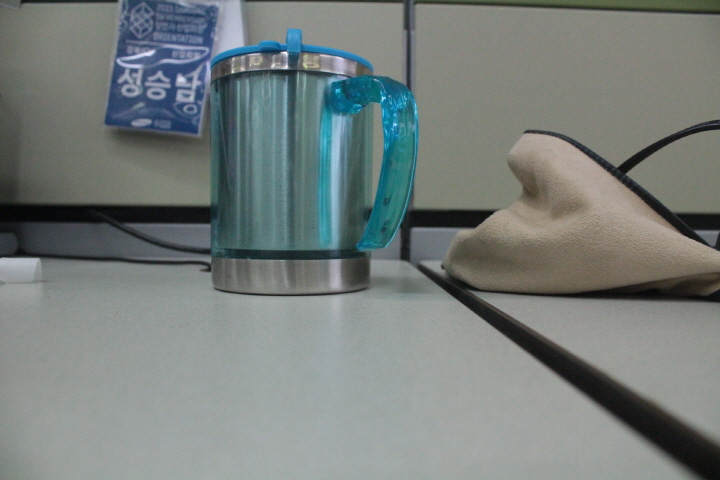
//> input picture Warping/WarpingTest/WarpingTest/image/test4_L.JPG, 720 x 480 px
$ ./main   (built with g++ and OpenCV 4, older OpenCV classes emulated, the #if around main switched on)
//> lines starting //> are read from the running program, lines starting //| are printed output that depends on the picture
#if 0
#include <time.h>
#include <stdio.h>

#include <iostream>
#include <opencv\cv.h>
#include <opencv\cxcore.h>
#include <opencv\highgui.h>
#include <opencv2\opencv.hpp>
#include <opencv2\nonfree\nonfree.hpp>
#include <opencv2\nonfree\features2d.hpp>


/*SIFT Parameters*/
#define nFeatures 150
#define nOctavelayers 3
#define ContrastThreshold 0.04
#define EdgeThreshold 10.0
#define SIGMA 1.6

/*Feature*/
#define FEATURE_SURF 1 //default
#define FEATURE_SIFT 2

/*Mode*/
#define MODE_HORIZONTAL 1 //defualt
#define MODE_VERTICAL 2
#define MODE_SPECIAL 3

/*Rotate Angle*/
#define ANGLE_COUNTER_CLOCKWISE_90 90
#define ANGLE_CLOCKWISE_90 -90

using namespace std;
using namespace cv;


typedef struct MATCH_PAIR
{
	int nA;
	int nB;
} MATCH_PAIR;


int FindMatchingPoints(const CvSeq* tKeypoints, const CvSeq* tDescriptors, const CvSeq* srcKeypoints, const CvSeq* srcDescriptors, int descriptor_size, MATCH_PAIR *pMatchPair);
int FindNearestPoints(const float* pA, int laplacian, const CvSeq* srcKeypoints, const CvSeq* srcDescriptors, int descriptor_size);
void rotateImage(IplImage* src, IplImage* dst, int direction);
int findCropPointX(IplImage* src);
void MergeImages(IplImage* Image1, IplImage* Image2, IplImage* dstImage);

int yw_panorama(int panorama_mode = 1, int feature = 1, int num_img = 0);
int test();
int main(){
	//test();
	yw_panorama(MODE_HORIZONTAL, FEATURE_SURF, 9);
	return 1;
}
int yw_panorama(int _panorama_mode, int _feature, int _num_img)
{
//> called with _panorama_mode = 1, _feature = 1, _num_img = 9

	cv::initModule_nonfree();
	///////////////////////////////////////////////////////////////////////////////////////////
	double start, finish;
	start = clock();

	int panorama_mode = _panorama_mode; // Horizontal == 1 Vertical == 2 Special == 3
	int feature = _feature; // SURF == 1  SIFT == 2
	int num_img = _num_img;

	char* folder_path = "Images";

	char* file_path_Side = (char*)malloc(strlen(folder_path) + 20);
	char* file_path_Center = (char*)malloc(strlen(folder_path) + 20);

	char* save_path = (char*)malloc(strlen(folder_path) + 20);

	//char filePath_SideImg[128] = "Images\\test2.jpg"; // 휘어질 영상
	//char filePath_CenterImg[128] = "Images\\test1.jpg"; //

	IplImage* SideImg;
	IplImage* CenterImg;

	///////////////////////////////////////////////////////////////////////////////////////////

	CvPoint2D32f *pt1 = NULL;
	CvPoint2D32f *pt2 = NULL;

	int num_good_match = 0;


	SideImg = cvLoadImage("image/test4_L.jpg", CV_LOAD_IMAGE_GRAYSCALE);
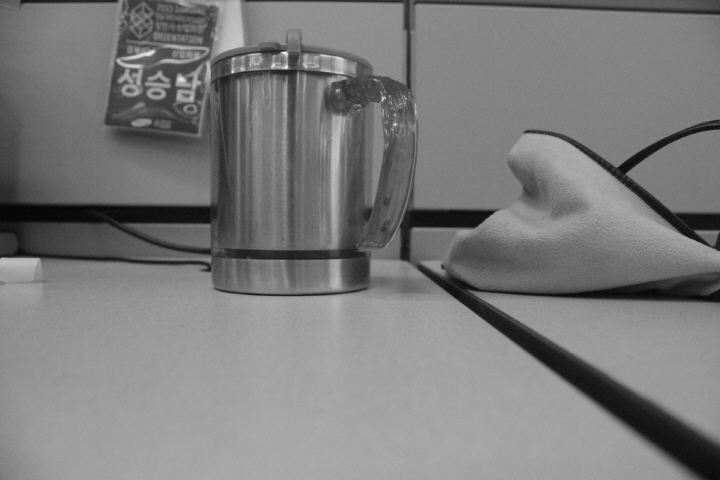
//> SideImg: 480 rows x 720 cols, CV_8UC1; min 3, max 252, mean 124
	CenterImg = cvLoadImage("image/test4_R.jpg", CV_LOAD_IMAGE_GRAYSCALE);
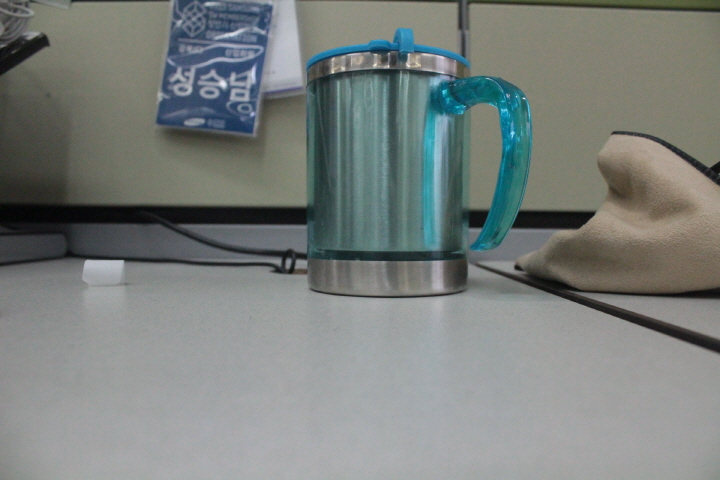
//> input picture Warping/WarpingTest/WarpingTest/image/test4_R.JPG, 720 x 480 px
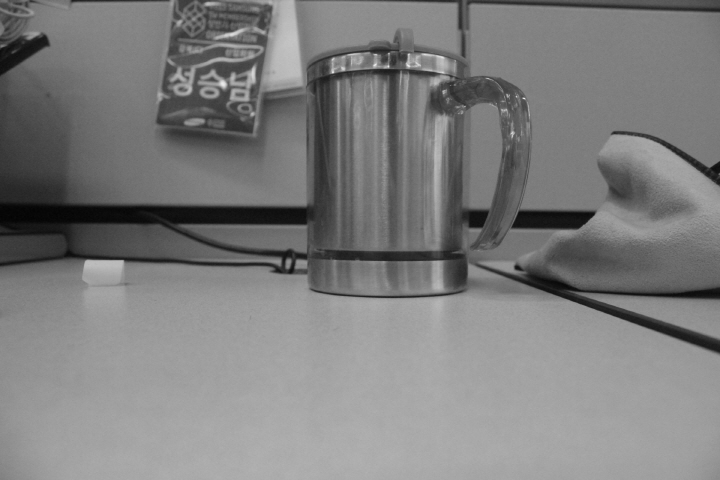
//> CenterImg: 480 rows x 720 cols, CV_8UC1; min 3, max 235, mean 125.8

	if (feature == FEATURE_SURF){
		//surf 특징점 찾기
		CvMemStorage* storage = cvCreateMemStorage(0);
//> (the run ends here: the program needs code that is not available in this run, at `CvSURFParams params = cvSURFParams(3000, 0);`)
